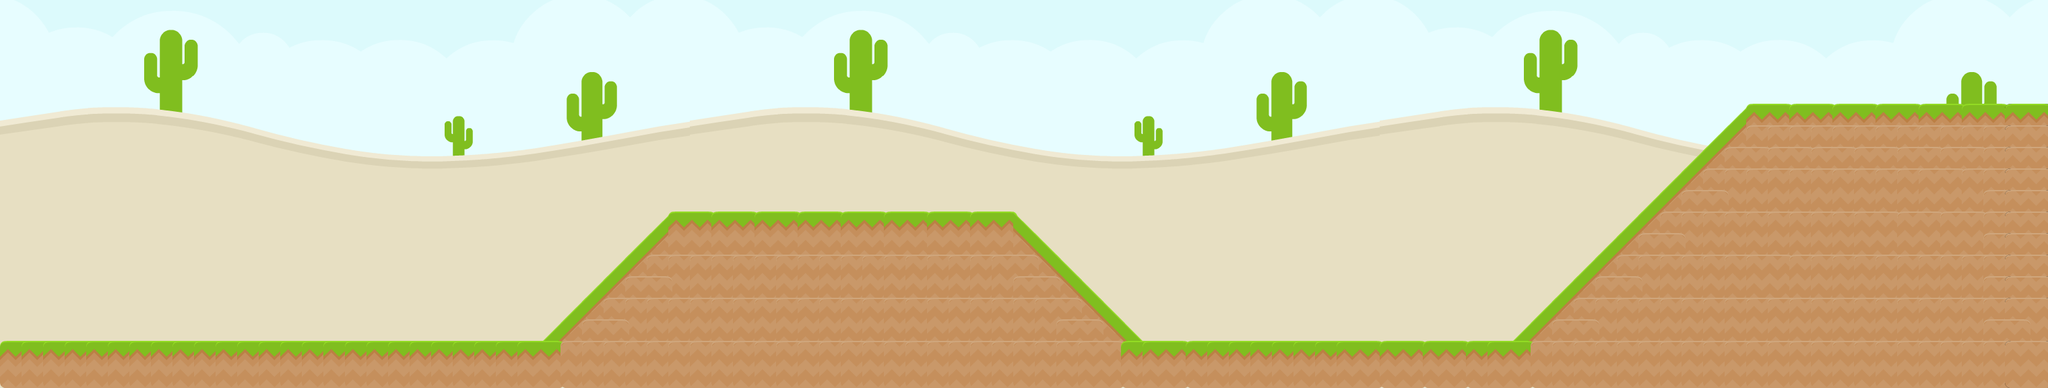

Below is a game level as drawn by its tile map, then a one-line description and the .tmx that defines it (tile-layer data replaced by summaries):
An orthogonal 95x18 tile map with 32x32 px tiles, 2 tile layers (Background, Platforms), 3 tilesets and 434 objects (403x track, 18x coin, 7x wall, 3x question, endWall, ...).

<map version="1.0" tiledversion="2018.07.13" orientation="orthogonal" renderorder="right-down" width="95" height="18" tilewidth="32" tileheight="32" infinite="0" nextlayerid="27" nextobjectid="1127">
 <tileset firstgid="1" source="Backgrounds.tsx" />
 <tileset firstgid="10" source="Grass Ground.tsx" />
 <tileset firstgid="46" source="colored_desert_small.tsx" />
 <layer id="10" name="Background" width="95" height="18" locked="1">
  <data>[1710 cells, 1710 non-empty, 576 distinct tile ids]</data>
 </layer>
 <layer id="11" name="Platforms" width="95" height="18">
  <data>[1710 cells, 263 non-empty, 5 distinct tile ids]</data>
 </layer>
 <objectgroup id="4" name="Obstacles">
  <object id="3" name="wall" x="996" y="320" width="501" height="62" />
  <object id="4" name="wall" x="0" y="509" width="815" height="64" />
  <object id="5" name="wall" x="1664" y="512" width="608" height="64" />
  <object id="6" name="endWall" x="3008" y="0" width="32" height="224" />
  <object id="7" name="player" x="80" y="464" width="32" height="32" />
  <object id="10" name="wall" x="-32" y="0" width="32" height="512" />
  <object id="11" name="coin" x="320" y="472" width="32" height="32" />
  <object id="12" name="question" x="672" y="464" width="32" height="32" />
  <object id="13" name="coin" x="512" y="472" width="32" height="32" />
  <object id="14" name="coin" x="416" y="472" width="32" height="32" />
  <object id="15" name="coin" x="832" y="411" width="32" height="32" />
  <object id="16" name="coin" x="896" y="347" width="32" height="32" />
  <object id="17" name="coin" x="1024" y="280" width="32" height="32" />
  <object id="18" name="question" x="1232" y="272" width="32" height="32" />
  <object id="19" name="coin" x="1344" y="280" width="32" height="32" />
  <object id="20" name="coin" x="1408" y="280" width="32" height="32" />
  <object id="21" name="coin" x="1792" y="472" width="32" height="32" />
  <object id="22" name="coin" x="1856" y="472" width="32" height="32" />
  <object id="23" name="coin" x="1920" y="472" width="32" height="32" />
  <object id="24" name="coin" x="1984" y="472" width="32" height="32" />
  <object id="25" name="coin" x="2048" y="472" width="32" height="32" />
  <object id="26" name="coin" x="2112" y="472" width="32" height="32" />
  <object id="27" name="coin" x="2304" y="384" width="32" height="32" />
  <object id="28" name="coin" x="2368" y="320" width="32" height="32" />
  <object id="29" name="coin" x="2656" y="120" width="32" height="32" />
  <object id="30" name="coin" x="2720" y="120" width="32" height="32" />
  <object id="31" name="question" x="2448" y="224" width="32" height="32" />
  <object id="32" name="majorQuestion" x="2880" y="112" width="32" height="32" />
  <object id="94" name="wall" x="2604" y="168" width="408" height="63" />
  <object id="99" name="track" x="1506" y="320" width="2" height="2" />
  <object id="100" name="track" x="1507" y="322" width="2" height="2" />
  <object id="101" name="track" x="1508" y="324" width="2" height="2" />
  <object id="102" name="track" x="1510" y="326" width="2" height="2" />
  <object id="103" name="track" x="1512" y="328" width="2" height="2" />
  <object id="104" name="track" x="1514" y="330" width="2" height="2" />
  <object id="105" name="track" x="1516" y="332" width="2" height="2" />
  <object id="106" name="track" x="1518" y="334" width="2" height="2" />
  <object id="111" name="track" x="1520" y="336" width="2" height="2" />
  <object id="112" name="track" x="1522" y="338" width="2" height="2" />
  <object id="113" name="track" x="1524" y="340" width="2" height="2" />
  <object id="114" name="track" x="1526" y="342" width="2" height="2" />
  <object id="115" name="track" x="1528" y="344" width="2" height="2" />
  <object id="116" name="track" x="1530" y="346" width="2" height="2" />
  <object id="117" name="track" x="1532" y="348" width="2" height="2" />
  <object id="118" name="track" x="1534" y="350" width="2" height="2" />
  <object id="119" name="track" x="1536" y="352" width="2" height="2" />
  <object id="120" name="track" x="1538" y="354" width="2" height="2" />
  <object id="121" name="track" x="1540" y="356" width="2" height="2" />
  <object id="122" name="track" x="1542" y="358" width="2" height="2" />
  <object id="123" name="track" x="1544" y="360" width="2" height="2" />
  <object id="124" name="track" x="1546" y="362" width="2" height="2" />
  <object id="125" name="track" x="1548" y="364" width="2" height="2" />
  <object id="126" name="track" x="1550" y="366" width="2" height="2" />
  <object id="127" name="track" x="1552" y="368" width="2" height="2" />
  <object id="128" name="track" x="1554" y="370" width="2" height="2" />
  <object id="129" name="track" x="1556" y="372" width="2" height="2" />
  <object id="130" name="track" x="1558" y="374" width="2" height="2" />
  <object id="131" name="track" x="1560" y="376" width="2" height="2" />
  <object id="132" name="track" x="1562" y="378" width="2" height="2" />
  <object id="133" name="track" x="1564" y="380" width="2" height="2" />
  <object id="134" name="track" x="1566" y="382" width="2" height="2" />
  <object id="167" name="track" x="1568" y="384" width="2" height="2" />
  <object id="168" name="track" x="1570" y="386" width="2" height="2" />
  <object id="169" name="track" x="1572" y="388" width="2" height="2" />
  <object id="170" name="track" x="1574" y="390" width="2" height="2" />
  <object id="171" name="track" x="1576" y="392" width="2" height="2" />
  </objectgroup>
</map>
<!-- 368 of 434 objects omitted -->
